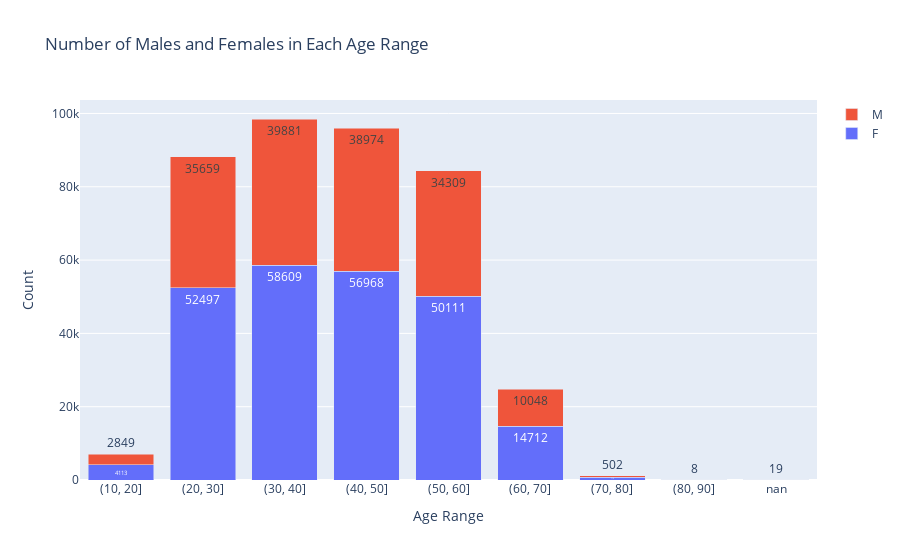

The cell this chart's notebook holds for it:
### Code cell
data['Age Range'] = pd.cut(data['AGE'], bins=age_ranges).astype(str)

# Group the data by age range and gender, and count the number of occurrences
grouped_data = data.groupby(['Age Range', 'GENDER']).size().unstack()

# Create a stacked bar plot using Plotly
fig = go.Figure()

# Add bars for males and females in each age range
for col in grouped_data.columns:
    fig.add_trace(go.Bar(x=grouped_data.index, y=grouped_data[col], name=col,
                         text=grouped_data[col], textposition='auto'))

# Update the layout of the figure
fig.update_layout(barmode='stack', xaxis_title='Age Range', yaxis_title='Count',
                  title='Number of Males and Females in Each Age Range')

# Display the plot
fig.show()

### Figure 1 — Plotly figure (JSON) as saved in the notebook; plotly's stock layout.template omitted (floating-point values rounded to 4 significant figures)
{"data": [{"name": "F", "text": [4113, 52497, 58609, 56968, 50111, 14712, 710, 11, 20], "textposition": "auto", "type": "bar", "x": ["(10, 20]", "(20, 30]", "(30, 40]", "(40, 50]", "(50, 60]", "(60, 70]", "(70, 80]", "(80, 90]", "nan"], "y": [4113, 52497, 58609, 56968, 50111, 14712, 710, 11, 20]}, {"name": "M", "text": [2849, 35659, 39881, 38974, 34309, 10048, 502, 8, 19], "textposition": "auto", "type": "bar", "x": ["(10, 20]", "(20, 30]", "(30, 40]", "(40, 50]", "(50, 60]", "(60, 70]", "(70, 80]", "(80, 90]", "nan"], "y": [2849, 35659, 39881, 38974, 34309, 10048, 502, 8, 19]}], "layout": {"barmode": "stack", "title": {"text": "Number of Males and Females in Each Age Range"}, "xaxis": {"title": {"text": "Age Range"}}, "yaxis": {"title": {"text": "Count"}}}}
